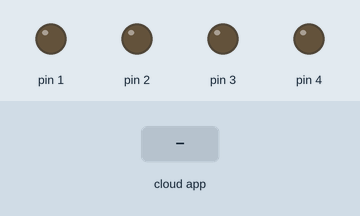
The sketch below on a simulated Arduino Uno, built with avr-gcc and run on an emulated ATmega328P. Parts: output pins drawn as LEDs (lit = HIGH). The inputs (shaded band) are chosen by the test bench. The ROS host is connected and sends only what is stated.

Above: at 1.2 s.
1.3 s: the phone or cloud app sets estop_cmd to 1
At 2.5 s:
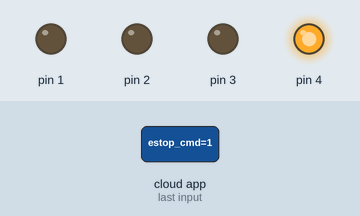
2.8 s: the phone or cloud app sets lights_cmd to 1
At 3.8 s:
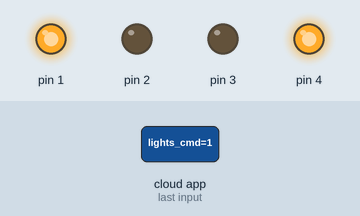
4.3 s: the phone or cloud app sets estop_cmd to 0
At 4.9 s:
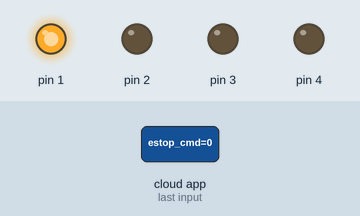
5.8 s: the phone or cloud app sets lights_cmd to 0
At 7.0 s:
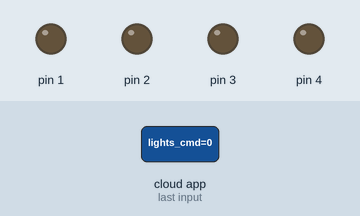
7.3 s: the phone or cloud app sets gripper_cmd to 1
At 8.4 s:
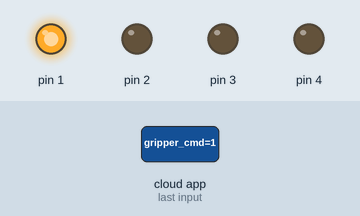
Timing chart, 0 to 9.8 s (numbered marks = the images above; inputs shaded):
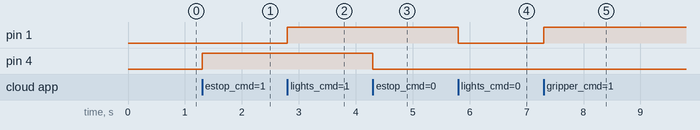

Measured:
- after the input at 1.3 s, pin 4: LOW → HIGH at once
- after the input at 2.8 s, pin 1: LOW → HIGH at once
- after the input at 4.3 s, pin 4: HIGH → LOW at once
- after the input at 5.8 s, pin 1: HIGH → LOW at once
- after the input at 7.3 s, pin 1: LOW → HIGH at once

The sketch:

Subscriber_output_.ino
```cpp
/*
 * rosserial PubSub Example
 * Prints "hello world!" and toggles led
 */

#include <ros.h>
#include <std_msgs/Bool.h>
#include <std_msgs/Byte.h>

ros::NodeHandle  nh;

void estop_cmd_callback( const std_msgs::Bool& estop_msg){
  //Bool msg from estop_cmd topic for relay to estop nachi manipulator
   digitalWrite(4, HIGH * estop_msg.data);

}

void lights_cmd_callback( const std_msgs::Byte& lights_msg){
  //Byte decoder for lights_cmd topic
  //0b00000001 = light red  red1 on
  //0b00000010 = light red Estop on
  //0b00000100 = light red Fault on
  //0b00001000 = light green Motor on
  //0b00010000 = light green Running
  unsigned char light_red1, light_Estop, light_Fault, light_Motor_on, light_Running;
  light_red1 = bitRead(lights_msg.data, 0);
  light_Estop = bitRead(lights_msg.data, 1);
  light_Fault = bitRead(lights_msg.data, 2);
  light_Motor_on = bitRead(lights_msg.data, 3);
  light_Running = bitRead(lights_msg.data, 4);

  digitalWrite(1, light_red1);
  digitalWrite(2, light_Estop);
  digitalWrite(3, light_Fault);
  //digitalWrite(4, light_Motor_on);
  digitalWrite(5, light_Running);

}

void gripper_cmd_callback( const std_msgs::Byte& gripper_msg){
  //Byte decoder for gripper_cmd topic
  //0b00000001 = light red  red1 on
  //0b00000010 = light red Estop on
  unsigned char Forward_gripper, Reverse_gripper;
  Forward_gripper = bitRead(gripper_msg.data, 0);
  Reverse_gripper = bitRead(gripper_msg.data, 1);
  digitalWrite(1, Forward_gripper);
  digitalWrite(2, Reverse_gripper);
}

ros::Subscriber<std_msgs::Bool> estop_Subscriber("estop_cmd", estop_cmd_callback );
ros::Subscriber<std_msgs::Byte> lights_Subscriber("lights_cmd", lights_cmd_callback );
ros::Subscriber<std_msgs::Byte> gripper_Subscriber("gripper_cmd", gripper_cmd_callback );

void setup()
{
  pinMode(1, OUTPUT);
  pinMode(2, OUTPUT);
  pinMode(3, OUTPUT);
  pinMode(4, OUTPUT);
  nh.initNode();
  nh.subscribe(estop_Subscriber);
  nh.subscribe(lights_Subscriber);
  nh.subscribe(gripper_Subscriber);

}

void loop()
{
  nh.spinOnce();
  delay(1);
}
```
